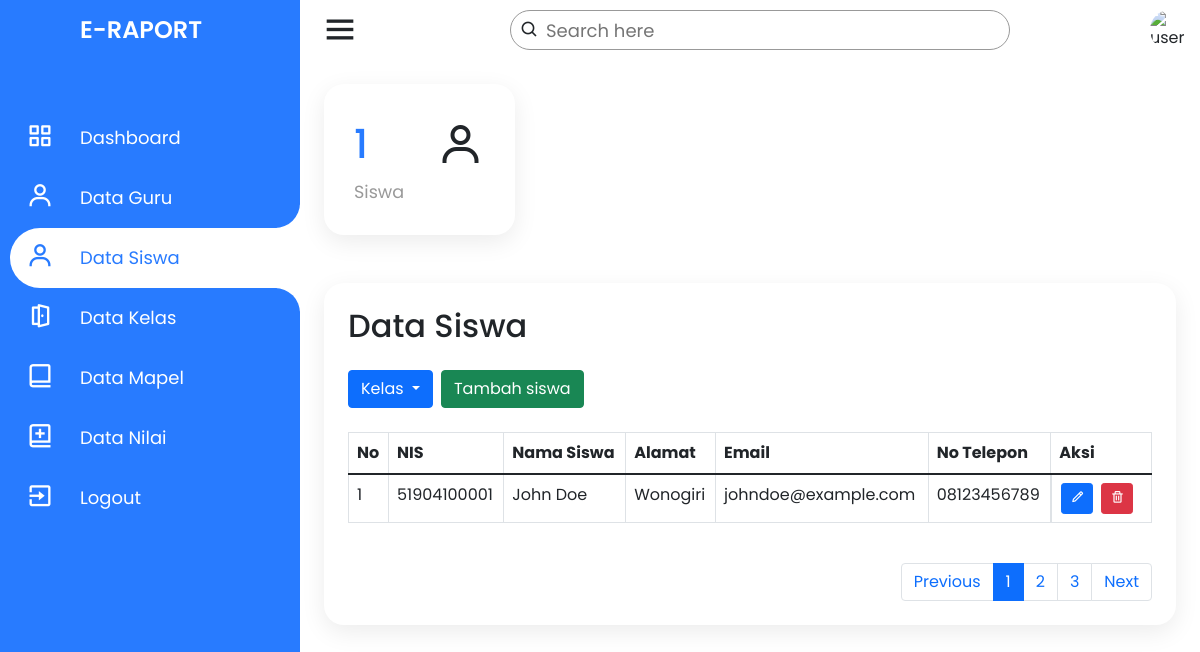
/admin/data-siswa.php, run on an earlier commit of the app's database.
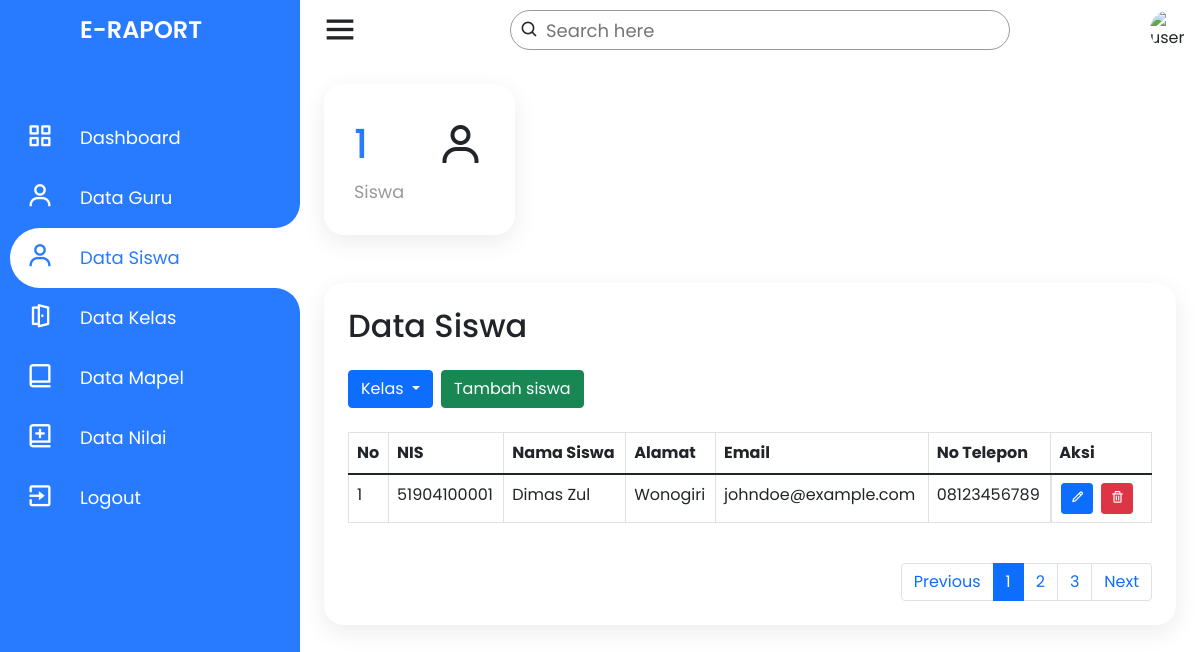
And on a later commit of the database.
### tables this page shows
CREATE TABLE `siswa` (
  `nis` varchar(11) NOT NULL,
  `nama_siswa` varchar(50) NOT NULL,
  `jenis_kelamin` enum('Laki-laki','Perempuan') NOT NULL,
  `alamat` text NOT NULL,
  `email` varchar(50) NOT NULL,
  `no_telp` varchar(14) NOT NULL,
  `agama` enum('Islam','Kristen','Katolik','Hindu','Budha','Konghuchu') NOT NULL,
  `id_kelas` int(11) NOT NULL,
  `tanggal_lahir` date NOT NULL,
  `password` varchar(20) NOT NULL,
  PRIMARY KEY (`nis`),
  KEY `siswa_ibfk_1` (`id_kelas`),
  CONSTRAINT `siswa_ibfk_1` FOREIGN KEY (`id_kelas`) REFERENCES `kelas` (`id_kelas`) ON DELETE CASCADE ON UPDATE CASCADE
);

### admin/data-siswa.php (the view, shortened to what the changed rows need)
<?php
require_once dirname(__FILE__) . '/../connection.php';
?>
<!DOCTYPE html>
<html lang="en" dir="ltr">
<head>
    <link rel="stylesheet" href="style.css">
    <link href='https://unpkg.com/boxicons@2.0.7/css/boxicons.min.css' rel='stylesheet'>
    <link href="https://cdn.jsdelivr.net/npm/bootstrap@5.1.3/dist/css/bootstrap.min.css" rel="stylesheet">
    <link rel="stylesheet" href="../assets/css/style.css">
</head>
<body>
    <div class="container">
        <div class="navigation">
            <ul>
                <li>
                    <a href="#">
                        <h1 class="title">E-Raport</h1>
                    </a>
                </li>
            </ul>
        </div>
    </div>
    <div class="main">
        <div class="konten">
            <h2 class="konten_title">
                Data Siswa
            </h2>
            <div class="konten_isi">
                <div class="konten_table table-responsive">
                    <table class="table table-bordered">
                        <thead>
                            <tr>
                                <th>No</th>
                                <th>NIS</th>
                                <th>Nama Siswa</th>
                                <th>Alamat</th>
                                <th>Email</th>
                                <th>No Telepon</th>
                                <th>Aksi</th>
                            </tr>
                        </thead>
                        <tbody>
                            <?php
                            $result_siswa = $conn->query("SELECT * FROM siswa");
                            if ($result_siswa && $result_siswa->num_rows > 0) {
                                $no = 1;
                                while ($row = $result_siswa->fetch_assoc()) {
                                    echo "
                                <tr>
                                    <td>$no</td>
                                    <td>${row['nis']}</td>
                                    <td>${row['nama_siswa']}</td>
                                    <td>${row['alamat']}</td>
                                    <td>${row['email']}</td>
                                    <td>${row['no_telp']}</td>
                                    <td class='aksi'>
                                        <a href='ubah-data-siswa?nis=${row['nis']}'><button type='button' data-bs-toggle='tooltip' class='btn btn-primary btn-sm' title='Ubah'><i class='bx bx-pencil'></i></button></a>
                                        <a href='hapus-data-siswa?nis=${row['nis']}'><button type='button' data-bs-toggle='tooltip' class='btn btn-danger btn-sm' title='Hapus'><i class='bx bx-trash'></i></button></a>
                                    </td>
                                </tr>
                                ";
                                    $no++;
                                }
                            }
                            ?>
                        </tbody>
                    </table>
                </div>
            </div>
        </div>
    </div>
</body>
</html>

What changed in the data, as far as the page shows it:
changed siswa "Wonogiri": nama_siswa "John Doe" → "Dimas Zul"
